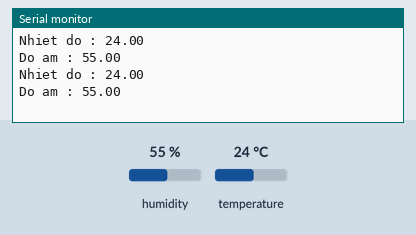
This sketch was run on a simulated ESP8266 (NodeMCU). On the bench: the last lines printed to the serial monitor. The test bench sets the inputs (shaded band); at power-on: humidity 55 %, temperature 24 °C.

Above: at 3.8 s.
3.9 s: humidity set to 22 %
At 7.0 s:
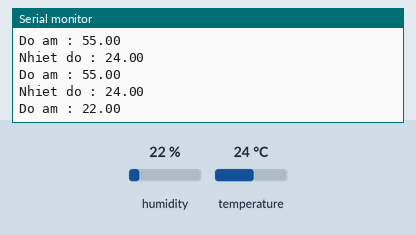
7.8 s: temperature set to 12 °C
At 10.2 s:
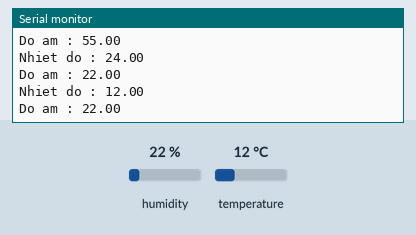
11.7 s: humidity set to 40 %
At 13.3 s:
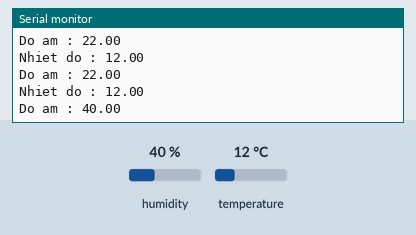
Timing chart, 0 to 14.8 s (numbered marks = the images above; inputs shaded):
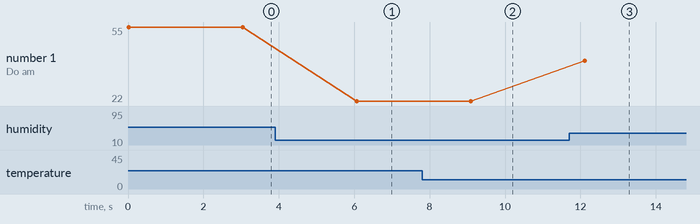

The sketch:

DHT11.ino
```cpp
#include <DHT.h>

const int DHTPIN1 = D1;
const int DHTTYPE = DHT11;
DHT dht(DHTPIN1, DHTTYPE);

void setup() {
  Serial.begin(115200);
  dht.begin();
}

void loop() {
  float h = dht.readHumidity();
  float t = dht.readTemperature();

  Serial.print("Nhiet do : ");
  Serial.println(t);
  Serial.print("Do am : ");
  Serial.println(h);

  delay(3000);
  Serial.println();                //Xuống hàng

}
```

Measured:
- after the input at 3.9 s, the serial monitor: prints a new line after 2.2 s (image 1)
- after the input at 7.8 s, the serial monitor: prints a new line after 1.3 s (image 2)
- after the input at 11.7 s, the serial monitor: prints a new line after 0.42 s (image 3)
- plotted number 1: 55 → 22 after the input at 3.9 s, 22 → 40 after the input at 11.7 s
